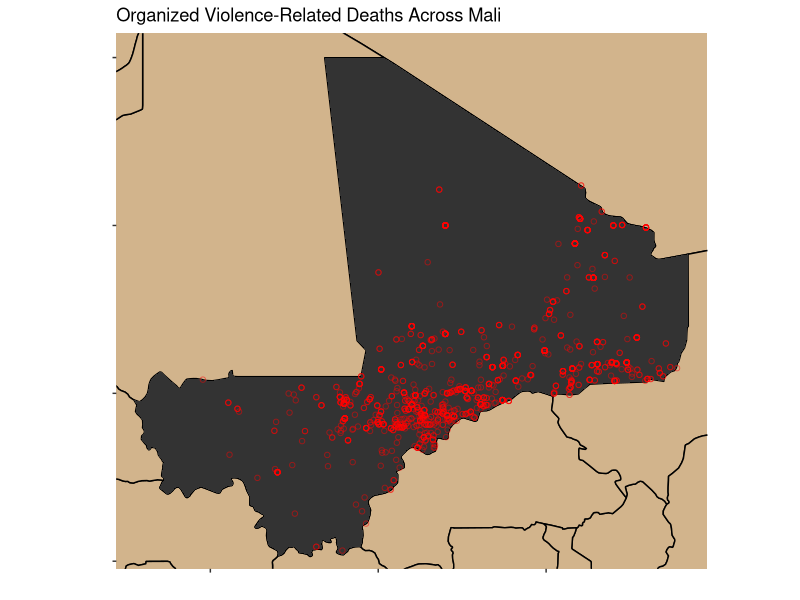

Write the R code that produced this figure.
## ---- chunk 1
## Global options
knitr::opts_chunk$set(
    echo = TRUE, dev = 'png', message = FALSE, warning = FALSE, 
    fig.width = 7, fig.asp=0.618, fig.align = 'center', out.width = "100%"
  )
## ---- chunk 2
# Packages Used
library(tidyverse)
library(maps)

# Import the Dataset
Mali = read_csv("Mali_Violence_Data.csv")

# Code for Map

  map_mali = map_data('world', region = "Mali") 
  # the map_data function creates a dataframe with Mali, used in one of the geoms
  
  # The ggplot consists of 3 stacked geoms, a base layer, the country map, and the points
  ggplot() +
    geom_polygon(data = map_data("world"), # This creates the base layer "world" map
                 aes(x = long, y = lat, group = group),
                 color = 'black', fill = 'tan') + # I wanted black borders and tan countries
    geom_polygon(data = map_mali, # This creates the shape of Mali, referring to the df created
                 aes(x = long, y = lat, group = group)) + 
    geom_point(data = Mali, aes(x = longitude, y = latitude), # Points from the Uppsala df
               color = 'red', shape = 1, alpha = 0.5) + #specify color, shape, transparency
    coord_map() + 
    coord_fixed( # this lets you select your map's borders by coordinates
      ratio = 1,
      xlim = c(-12,4),
      ylim = c(10.5,25)) + 
    labs(title = "Organized Violence-Related Deaths Across Mali", x = "",
         y = "") +
    theme(
      axis.text = element_blank())


